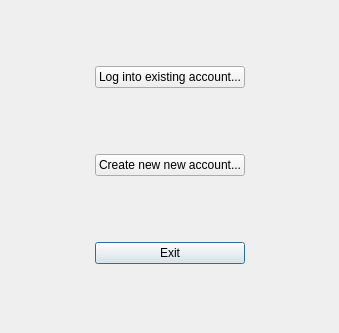
<?xml version="1.0" encoding="UTF-8"?>
<ui version="4.0">
 <class>InitDialog</class>
 <widget class="QDialog" name="InitDialog">
  <property name="geometry">
   <rect>
    <x>0</x>
    <y>0</y>
    <width>339</width>
    <height>333</height>
   </rect>
  </property>
  <property name="windowTitle">
   <string>Passer</string>
  </property>
  <layout class="QGridLayout" name="gridLayout" columnstretch="0,0,0">
   <property name="leftMargin">
    <number>15</number>
   </property>
   <property name="topMargin">
    <number>30</number>
   </property>
   <property name="rightMargin">
    <number>15</number>
   </property>
   <property name="bottomMargin">
    <number>30</number>
   </property>
   <property name="verticalSpacing">
    <number>30</number>
   </property>
   <item row="2" column="1">
    <widget class="QPushButton" name="pbExit">
     <property name="text">
      <string>Exit</string>
     </property>
    </widget>
   </item>
   <item row="0" column="1">
    <widget class="QPushButton" name="pbOpen">
     <property name="text">
      <string>Log into existing account...</string>
     </property>
    </widget>
   </item>
   <item row="1" column="0">
    <spacer name="horizontalSpacer">
     <property name="orientation">
      <enum>Qt::Horizontal</enum>
     </property>
     <property name="sizeHint" stdset="0">
      <size>
       <width>40</width>
       <height>20</height>
      </size>
     </property>
    </spacer>
   </item>
   <item row="1" column="1">
    <widget class="QPushButton" name="pbCreate">
     <property name="text">
      <string>Create new new account...</string>
     </property>
    </widget>
   </item>
   <item row="1" column="2">
    <spacer name="horizontalSpacer_2">
     <property name="orientation">
      <enum>Qt::Horizontal</enum>
     </property>
     <property name="sizeHint" stdset="0">
      <size>
       <width>40</width>
       <height>20</height>
      </size>
     </property>
    </spacer>
   </item>
  </layout>
 </widget>
 <resources/>
 <connections/>
</ui>
